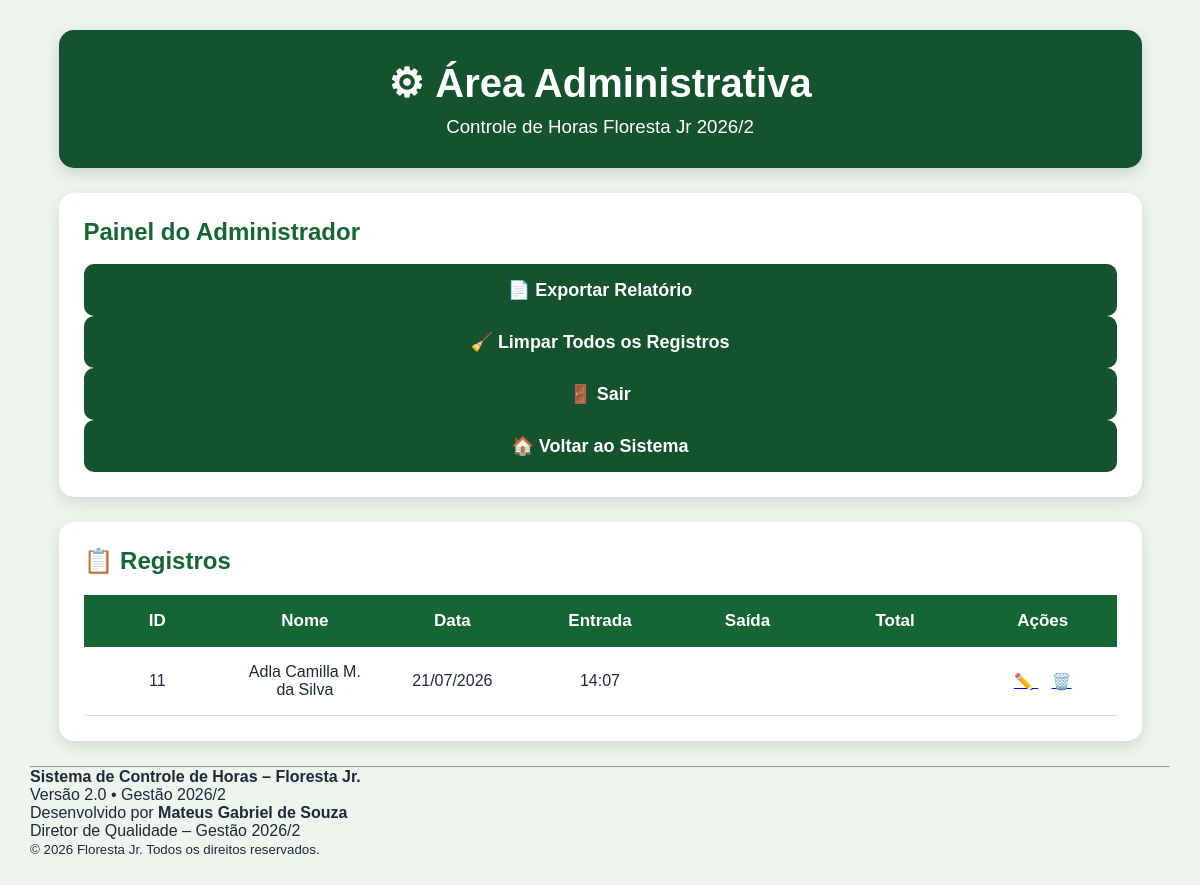
Before: /admin (signed in) with the older database file.
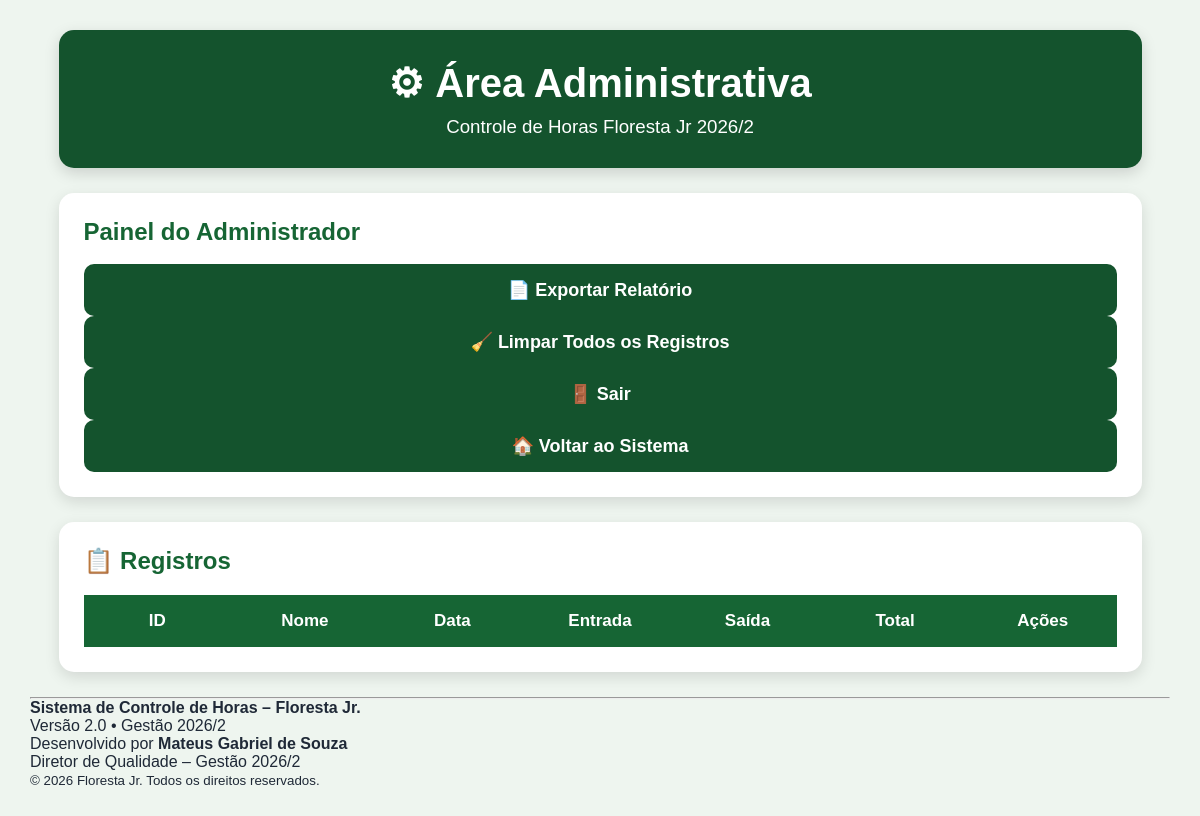
After: the same page with the newer database file.
### tables this page shows
CREATE TABLE registros(

        id INTEGER PRIMARY KEY AUTOINCREMENT,

        nome TEXT NOT NULL,

        data TEXT NOT NULL,

        entrada TEXT NOT NULL,

        saida TEXT,

        total TEXT

    , distancia TEXT);

### rotas.py (the view)
    @app.route("/admin")
    def admin():
        if not session.get("admin"):
            return render_template("login_admin.html")
        registros = listar_registros()
        return render_template(
            "admin.html",
            registros=registros
        )

### banco.py (called while the page is built)
def conectar():
    return sqlite3.connect(BANCO)

def listar_registros():
    conn = conectar()
    conn.row_factory = sqlite3.Row
    cursor = conn.cursor()
    cursor.execute("""

        SELECT *

        FROM registros

        ORDER BY id DESC

    """)
    registros = cursor.fetchall()
    conn.close()
    return registros

### templates/admin.html (shortened to what this page needs)
<!DOCTYPE html>
<html lang="pt-BR">
<head>
    <link rel="stylesheet" href="{{ url_for('static', filename='style.css') }}">
</head>
<body>
<div class="container">
<header>
    <h1>⚙ Área Administrativa</h1>
    <h3>Controle de Horas Floresta Jr 2026/2</h3>
</header>
<section class="card">
<h2>Painel do Administrador</h2>
<div class="acoes-admin">
<a href="/exportar" class="botao-admin">
📄 Exportar Relatório
<a href="/limpar"
   class="botao-admin"
   onclick="return confirm('Tem certeza que deseja apagar TODOS os registros?');">
🧹 Limpar Todos os Registros
</a>
</a>
<a href="/logout" class="botao-admin">
🚪 Sair
</a>
<a href="/" class="botao-admin">
🏠 Voltar ao Sistema
</a>
</div>
</section>
<section class="card">
<h2>📋 Registros</h2>
<table>
<thead>
<tr>
<th>ID</th>
<th>Nome</th>
<th>Data</th>
<th>Entrada</th>
<th>Saída</th>
<th>Total</th>
<th>Ações</th>
</tr>
</thead>
<tbody>
{% for registro in registros %}
<tr>
<td>{{ registro.id }}</td>
<td>{{ registro.nome }}</td>
<td>{{ registro.data }}</td>
<td>{{ registro.entrada }}</td>
<td>{{ registro.saida }}</td>
<td>{{ registro.total }}</td>
<td>
<a href="/editar/{{ registro.id }}">
✏️
</a>
<a href="/excluir/{{ registro.id }}">
🗑️
</a>
</td>
</tr>
{% endfor %}
</tbody>
</table>
</section>
</div>
</body>
</html>
<footer class="footer">
    <hr>
    <p><strong>Sistema de Controle de Horas – Floresta Jr.</strong></p>
    <p>Versão 2.0 • Gestão 2026/2</p>
    <p>Desenvolvido por <strong>Mateus Gabriel de Souza</strong></p>
    <p>Diretor de Qualidade – Gestão 2026/2</p>
    <small>© 2026 Floresta Jr. Todos os direitos reservados.</small>
</footer>

Changed rows visible on the page:
removed registros: id "11", nome "Adla Camilla M. da Silva", data "21/07/2026", entrada "14:07"
